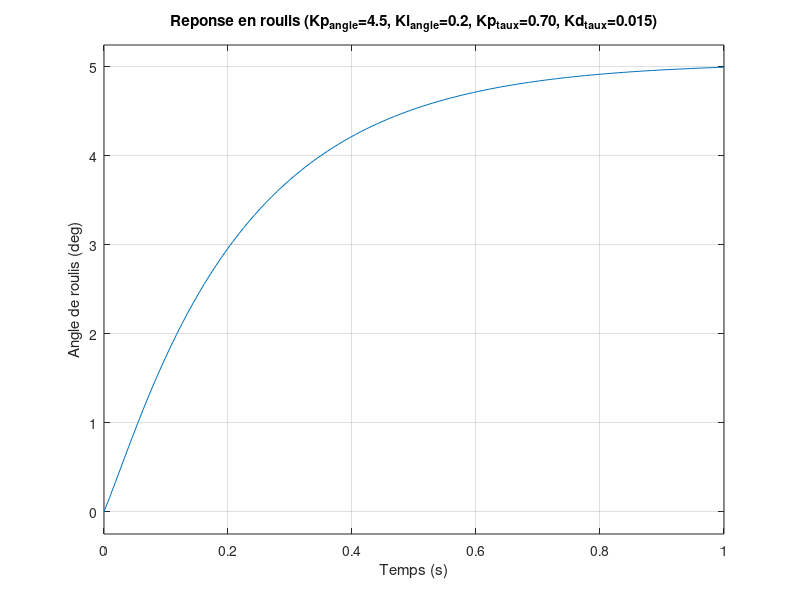

The MATLAB source for this figure: (Note: this script raises an error after producing the figure.)
%% drone_pid_stabilisation.m
% Simulation de la boucle de stabilisation en attitude (roulis) d'un
% quadricoptere : architecture cascade (boucle angle -> boucle taux)
% avec rejet de perturbation (rafale de vent simulee).
clear; clc; close all;

%% Modele dynamique simplifie (axe de roulis)
% theta_ddot = (1/Ixx) * tau_roll
Ixx = 0.0045;         % kg.m^2, inertie autour de l'axe de roulis (estimee)
G_taux  = tf(1/Ixx, [1 0]);      % taux angulaire p(s)/tau(s) = 1/(Ixx.s)
G_angle = tf(1, [1 0]);           % angle theta(s)/p(s) = 1/s

%% Boucle interne : regulateur de taux angulaire (PD rapide)
Kp_taux = 0.70; Kd_taux = 0.015;
C_taux = pid(Kp_taux, 0, Kd_taux);
BF_taux = feedback(C_taux*G_taux, 1);

%% Boucle externe : regulateur d'angle (PI lent) autour de la boucle taux fermee
Kp_angle = 4.5; Ki_angle = 0.2;
C_angle = pid(Kp_angle, Ki_angle);
BF_angle = feedback(C_angle*BF_taux*G_angle, 1);

%% Reponse a un echelon de consigne (5 deg)
figure('Name','Stabilisation roulis - reponse indicielle','Color','w');
step(5*BF_angle, 1.0);
grid on;
title(sprintf('Reponse en roulis (Kp_{angle}=%.1f, Ki_{angle}=%.1f, Kp_{taux}=%.2f, Kd_{taux}=%.3f)', ...
      Kp_angle, Ki_angle, Kp_taux, Kd_taux));
ylabel('Angle de roulis (deg)'); xlabel('Temps (s)');
saveas(gcf, '../docs/figures/matlab_drone_stabilisation.png');

info = stepinfo(5*BF_angle);
fprintf('Depassement        : %.2f %%\n', info.Overshoot);
fprintf('Temps stabilisation: %.3f s\n', info.SettlingTime);

%% Simulation temporelle avec perturbation (rafale de vent a t=1s)
Ts = 0.004;    % 250 Hz, frequence boucle reelle
t  = 0:Ts:3;
N  = length(t);

consigne = zeros(1,N);
consigne(t>=0.2) = 5;          % consigne 5 deg a partir de t=0.2s

perturbation = zeros(1,N);
perturbation(t>=1.5 & t<1.7) = 15; % rafale de vent = couple perturbateur (deg equiv.)

theta = zeros(1,N); p = zeros(1,N);
int_angle = 0; int_taux = 0; prev_e_taux = 0;

P_CONS_MAX = 300;   % deg/s, limite d'autorite de la boucle angle (anti-emballement)
TAU_MAX    = 0.05;  % N.m, limite d'autorite du moteur (saturation actionneur)

for k = 2:N
    e_angle = consigne(k) - theta(k-1);
    int_angle = int_angle + e_angle*Ts;
    p_cons = Kp_angle*e_angle + Ki_angle*int_angle;   % consigne de taux
    p_cons = max(min(p_cons, P_CONS_MAX), -P_CONS_MAX); % saturation + anti-windup

    e_taux = p_cons - p(k-1);
    d_taux = (e_taux - prev_e_taux)/Ts;
    tau_cmd = Kp_taux*e_taux + Kd_taux*d_taux;
    tau_cmd = max(min(tau_cmd, TAU_MAX), -TAU_MAX);     % saturation actionneur
    prev_e_taux = e_taux;

    p(k) = p(k-1) + (tau_cmd/Ixx)*Ts + perturbation(k)*0.02;
    theta(k) = theta(k-1) + p(k)*Ts;
end

figure('Name','Stabilisation roulis avec rafale de vent','Color','w');
plot(t, consigne, 'k--', t, theta, 'b-', 'LineWidth',1.3); hold on;
xline(1.5,'r:','Rafale de vent');
grid on; legend('Consigne','Angle mesure (simule)','Location','best');
ylabel('Angle de roulis (deg)'); xlabel('Temps (s)');
title('Rejet de perturbation - boucle cascade angle/taux');

saveas(gcf, '../docs/figures/matlab_drone_rejet_perturbation.png');

erreur_max_transitoire = max(abs(theta(t>=1.5 & t<=1.9) - 5));
fprintf('Erreur max pendant la rafale : %.2f deg\n', erreur_max_transitoire);
fprintf('Temps de retour a +/-1 deg apres rafale : voir figure.\n');
